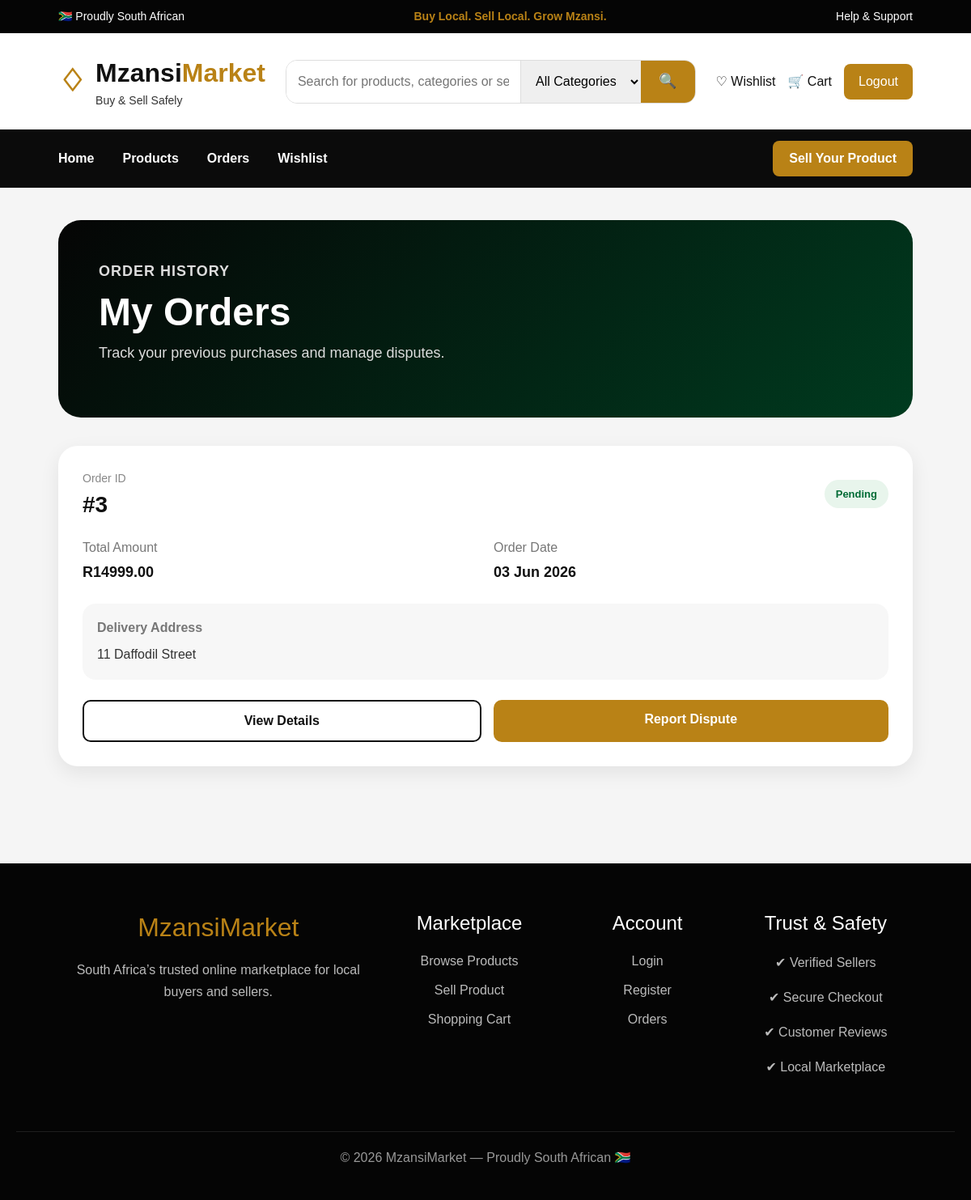
/buyer/orders.php (signed in), run on the app's committed database.
### tables this page shows
CREATE TABLE `orders` (
  `order_id` int(11) NOT NULL,
  `buyer_id` int(11) DEFAULT NULL,
  `total_amount` decimal(10,2) DEFAULT NULL,
  `order_date` timestamp NOT NULL DEFAULT current_timestamp(),
  `fullname` varchar(100) DEFAULT NULL,
  `phone` varchar(20) DEFAULT NULL,
  `address` text DEFAULT NULL,
  `status` varchar(50) DEFAULT 'Pending',
  `payment_method` varchar(50) DEFAULT 'Simulated Payment',
  `shipping_method` varchar(50) DEFAULT NULL,
  `shipping_fee` decimal(10,2) DEFAULT 0.00
);

### buyer/orders.php (the view, shortened to what this page needs)
<?php
include("../includes/db.php");
include("../includes/header.php");
$buyer_id = $_SESSION['user_id'];
$sql = "SELECT * FROM orders
        WHERE buyer_id='$buyer_id'
        ORDER BY order_date DESC";
$result = mysqli_query($conn, $sql);
?>
<div class="orders-page">
    <div class="orders-header">
        <div>
            <p class="market-category">Order History</p>
            <h1>My Orders</h1>
            <p>
                Track your previous purchases and manage disputes.
            </p>
        </div>
    </div>
    <?php if(mysqli_num_rows($result) > 0){ ?>
    <div class="orders-grid">
        <?php while($row = mysqli_fetch_assoc($result)){ ?>
        <div class="order-card">
            <div class="order-top">
                <div>
                    <p class="order-label">Order ID</p>
                    <h3>#<?php echo $row['order_id']; ?></h3>
                </div>
                <span class="order-status">
                  <?php echo $row['status']; ?>
                </span>
            </div>
            <div class="order-info">
                <div>
                    <p>Total Amount</p>
                    <strong>R<?php echo $row['total_amount']; ?></strong>
                </div>
                <div>
                    <p>Order Date</p>
                    <strong>
                        <?php echo date("d M Y", strtotime($row['order_date'])); ?>
                    </strong>
                </div>
            </div>
            <div class="order-address">
                <p>Delivery Address</p>
                <span>
                    <?php echo $row['address']; ?>
                </span>
            </div>
            <div class="order-actions">
                <a href="order_details.php?id=<?php echo $row['order_id']; ?>"
                   class="details-btn">
                    View Details
                </a>
                <a href="report_dispute.php?id=<?php echo $row['order_id']; ?>"
                   class="cart-btn">
                    Report Dispute
                </a>
            </div>
        </div>
        <?php } ?>
    </div>
    <?php } ?>
</div>
<?php
include("../includes/footer.php");
?>

### css/style.css (style rules this page uses)
:root { --black: #0b0b0b; --green: #003b1f; --gold: #b98216; --cream: #f7f1e6; --light: #f8f8f8; }
body { background: #f5f5f5; font-family: Arial, sans-serif; color: #111; }
.market-category { color: var(--gold); font-size: 13px; text-transform: uppercase; font-weight: 800; letter-spacing: 1px; margin-bottom: 8px; }
.details-btn, .cart-btn { flex: 1; text-align: center; text-decoration: none; padding: 12px; border-radius: 10px; font-weight: 800; }
.details-btn { border: 2px solid #111; color: #111; }
.cart-btn { background: var(--gold); color: white; }
.orders-page { margin-top: 40px; }
.orders-header { background: linear-gradient(135deg, #050505, #003b1f); color: white; padding: 50px; border-radius: 28px; margin-bottom: 35px; }
.orders-header h1 { font-size: 48px; font-weight: 900; }
.orders-header p { color: #ddd; font-size: 18px; }
.orders-grid { display: grid; grid-template-columns: repeat(auto-fit,minmax(350px,1fr)); gap: 25px; }
.order-card { background: white; padding: 30px; border-radius: 24px; box-shadow: 0 8px 25px rgba(0,0,0,0.08); transition: 0.3s; }
.order-top { display: flex; justify-content: space-between; align-items: center; margin-bottom: 25px; }
.order-label { color: #888; margin-bottom: 5px; font-size: 14px; }
.order-top h3 { font-weight: 900; margin: 0; }
.order-status { background: #e8f5ec; color: #006b35; padding: 8px 14px; border-radius: 30px; font-size: 13px; font-weight: 900; }
.order-info { display: grid; grid-template-columns: 1fr 1fr; gap: 20px; margin-bottom: 25px; }
.order-info p { color: #777; margin-bottom: 5px; }
.order-info strong { font-size: 18px; }
.order-address { background: #f7f7f7; padding: 18px; border-radius: 16px; margin-bottom: 25px; }
.order-address p { margin-bottom: 8px; color: #777; font-weight: 700; }
.order-address span { color: #333; line-height: 1.6; }
.order-actions { display: flex; gap: 15px; }
.order-actions a { flex: 1; }

### data on the page
orders: order_id "3", status "Pending", total_amount "14999.00", order_date "03 Jun 2026", address "11 Daffodil Street"
